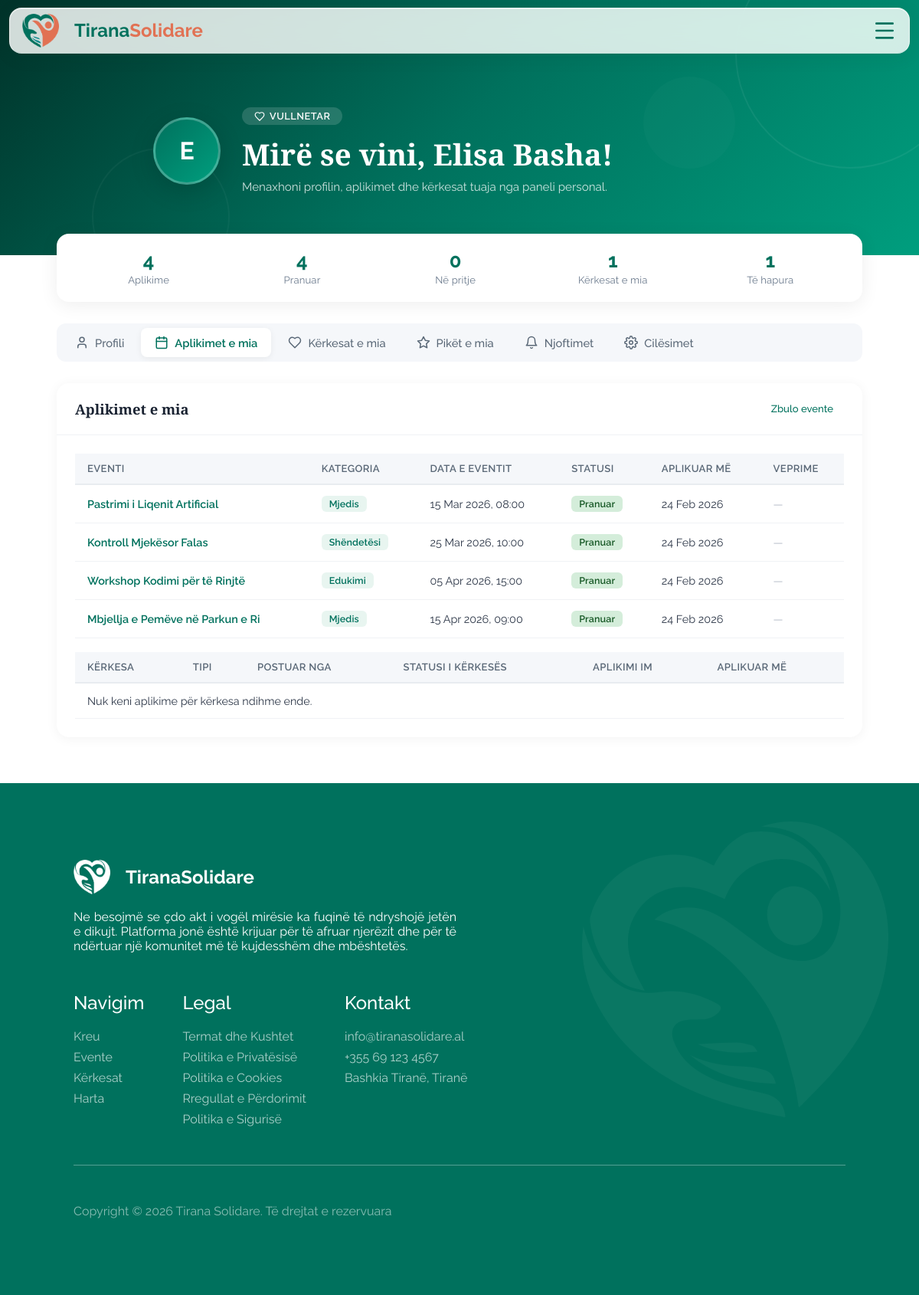
/views/volunteer_panel.php?tab=applications (signed in), run on the app's committed database.
### tables this page shows
CREATE TABLE `kerkesa_per_ndihme` (
  `id_kerkese_ndihme` int(11) NOT NULL,
  `id_perdoruesi` int(11) DEFAULT NULL,
  `tipi` enum('Kërkesë','Ofertë') DEFAULT NULL,
  `titulli` varchar(150) DEFAULT NULL,
  `pershkrimi` text DEFAULT NULL,
  `statusi` enum('Pending','Open','Closed') DEFAULT 'Pending' COMMENT 'Pending/Open/Closed',
  `imazhi` varchar(500) DEFAULT NULL,
  `vendndodhja` varchar(255) DEFAULT NULL,  `latitude` decimal(10,7) DEFAULT NULL,
  `longitude` decimal(10,7) DEFAULT NULL,  `krijuar_me` timestamp NOT NULL DEFAULT current_timestamp()
);

CREATE TABLE `aplikimi` (
  `id_aplikimi` int(11) NOT NULL,
  `id_perdoruesi` int(11) DEFAULT NULL,
  `id_eventi` int(11) DEFAULT NULL,
  `statusi` enum('Në pritje','Pranuar','Refuzuar') DEFAULT 'Në pritje',
  `aplikuar_me` timestamp NOT NULL DEFAULT current_timestamp()
);

CREATE TABLE `eventi` (
  `id_eventi` int(11) NOT NULL,
  `id_perdoruesi` int(11) DEFAULT NULL,
  `id_kategoria` int(11) DEFAULT NULL,
  `titulli` varchar(200) DEFAULT NULL,
  `pershkrimi` text DEFAULT NULL,
  `data` datetime DEFAULT NULL,
  `vendndodhja` varchar(255) DEFAULT NULL,
  `latitude` decimal(10,7) DEFAULT NULL,
  `longitude` decimal(10,7) DEFAULT NULL,
  `banner` varchar(500) DEFAULT NULL COMMENT 'URL to image storage',
  `krijuar_me` timestamp NOT NULL DEFAULT current_timestamp()
);

CREATE TABLE `kategoria` (
  `id_kategoria` int(11) NOT NULL,
  `emri` varchar(50) DEFAULT NULL
);

### views/volunteer_panel.php (the view, shortened to what the rows shown need)
<?php
require_once __DIR__ . '/../config/db.php';
require_once __DIR__ . '/../includes/functions.php';
$userId    = $_SESSION['user_id'];
$userEmri  = htmlspecialchars($_SESSION['emri'] ?? 'Përdorues');
$userRoli  = htmlspecialchars($_SESSION['roli'] ?? 'Vullnetar');
$tab = $_GET['tab'] ?? 'profile';
$stmtUser = $pdo->prepare("SELECT * FROM Perdoruesi WHERE id_perdoruesi = ?");
$stmtUser->execute([$userId]);
$user = $stmtUser->fetch(PDO::FETCH_ASSOC);
$colorResolved = ts_resolve_profile_color($user['profile_color'] ?? 'emerald');
$profileColorKey = $colorResolved['key'];
$profileColorTheme = $colorResolved['theme'];
$profileColorPalette = $colorResolved['palette'];
$stmtApps = $pdo->prepare(
    "SELECT a.*, e.titulli AS eventi_titulli, e.data AS eventi_data, e.vendndodhja AS eventi_vendndodhja,
            k.emri AS kategoria_emri
     FROM Aplikimi a
     JOIN Eventi e ON e.id_eventi = a.id_eventi
     LEFT JOIN Kategoria k ON k.id_kategoria = e.id_kategoria
     WHERE a.id_perdoruesi = ?
     ORDER BY a.aplikuar_me DESC"
);
$stmtApps->execute([$userId]);
$myApps = $stmtApps->fetchAll(PDO::FETCH_ASSOC);
$stmtHelpApps = $pdo->prepare(
    "SELECT ak.*, kn.titulli AS kerkesa_titulli, kn.tipi AS kerkesa_tipi,
            kn.statusi AS kerkesa_statusi, kn.krijuar_me AS kerkesa_krijuar_me,
            p.emri AS postuesi_emri
     FROM Aplikimi_Kerkese ak
     JOIN Kerkesa_per_Ndihme kn ON kn.id_kerkese_ndihme = ak.id_kerkese_ndihme
     JOIN Perdoruesi p ON p.id_perdoruesi = kn.id_perdoruesi
     WHERE ak.id_perdoruesi = ?
     ORDER BY ak.aplikuar_me DESC"
);
try {
  $stmtHelpApps->execute([$userId]);
  $myHelpApps = $stmtHelpApps->fetchAll(PDO::FETCH_ASSOC);
} catch (Throwable $e) {
  $myHelpApps = [];
}
$stmtReqs = $pdo->prepare(
    "SELECT * FROM Kerkesa_per_Ndihme WHERE id_perdoruesi = ? ORDER BY krijuar_me DESC"
);
$stmtReqs->execute([$userId]);
$myRequests = $stmtReqs->fetchAll(PDO::FETCH_ASSOC);
$acceptedApps  = count(array_filter($myApps, fn($a) => $a['statusi'] === 'Pranuar'));
$openRequests  = count(array_filter($myRequests, fn($r) => $r['statusi'] === 'Open'));
$profileBadgeInfo = ts_get_user_profile_badges($pdo, (int) $userId);
$earnedBadges = $profileBadgeInfo['badges'];
?>
<!DOCTYPE html>
<html lang="sq">
<head>
  <link rel="stylesheet" href="/TiranaSolidare/public/assets/styles/main.css">
  <link rel="stylesheet" href="/TiranaSolidare/public/assets/styles/pages.css">
  <link rel="stylesheet" href="/TiranaSolidare/public/assets/styles/auth.css">
  <link rel="stylesheet" href="/TiranaSolidare/public/assets/styles/volunteer-panel.css?v=20260321a">
  <link rel="stylesheet" href="https://unpkg.com/leaflet@1.9.4/dist/leaflet.css" />
  <link rel="stylesheet" href="/TiranaSolidare/assets/css/map.css">
</head>
<body>
<?php include __DIR__ . '/../public/components/header.php'; ?>
<main>
<section class="page-hero page-hero--green vp-hero" style="--vp-color-from: <?= htmlspecialchars($profileColorTheme['from']) ?>; --vp-color-mid: <?= htmlspecialchars($profileColorTheme['mid']) ?>; --vp-color-to: <?= htmlspecialchars($profileColorTheme['to']) ?>;">
  <div class="vp-hero__inner">
    <div class="vp-hero__text">
      <h1>Mirë se vini, <?= $userEmri ?>!</h1>
    </div>
  </div>
</section>
<section class="vp-stats-section">
  <div class="vp-stats">
    <div class="vp-stat">
      <strong><?= $openRequests ?></strong>
      <span>Të hapura</span>
    </div>
  </div>
</section>
<section class="vp-content">
<?php if ($tab === 'profile'): ?>
<div class="vp-panel">
  <div class="vp-profile-grid">
    <div class="vp-card">
      <div class="vp-card__header">
        <h3>Informacioni i profilit</h3>
        <a href="<?= htmlspecialchars(ts_public_profile_url((int) $userId, (string) ($user['emri'] ?? $userEmri))) ?>" target="_blank" rel="noopener" class="btn_secondary">Shiko profilin tënd</a>
      </div>
      <div class="vp-card__body">
        <div class="vp-profile-avatar">
          <div class="vp-avatar-uploader">
            <button type="button" class="vp-avatar-edit-btn" id="vp-avatar-click-target" aria-label="Ndrysho foton e profilit" title="Kliko për të ndryshuar foton e profilit">
              <?php if (!empty($user['profile_picture'])): ?>
                <img id="vp-profile-avatar-display" src="<?= htmlspecialchars($user['profile_picture']) ?>" alt="<?= $userEmri ?>" class="vp-avatar vp-avatar--img">
              <?php else: ?>
                <div id="vp-profile-avatar-display" class="vp-avatar" style="background:linear-gradient(135deg, <?= htmlspecialchars($profileColorTheme['mid']) ?>, <?= htmlspecialchars($profileColorTheme['to']) ?>)"><?= $userInitial ?></div>
              <?php endif; ?>
              <span class="vp-avatar-edit-btn__hint" aria-hidden="true">
                <svg xmlns="http://www.w3.org/2000/svg" width="14" height="14" viewBox="0 0 24 24" fill="none" stroke="currentColor" stroke-width="2" stroke-linecap="round" stroke-linejoin="round"><path d="M12 20h9"/><path d="M16.5 3.5a2.1 2.1 0 0 1 3 3L7 19l-4 1 1-4 12.5-12.5Z"/></svg>
              </span>
            </button>
            <?php if (!empty($user['profile_picture'])): ?>
              <button type="button" class="vp-avatar-delete-btn__hint" id="vp-avatar-delete-btn" aria-label="Fshi foton e profilit" title="Fshi foton e profilit">
                <svg xmlns="http://www.w3.org/2000/svg" width="14" height="14" viewBox="0 0 24 24" fill="none" stroke="currentColor" stroke-width="2" stroke-linecap="round" stroke-linejoin="round"><path d="M3 6h18"/><path d="M8 6V4a1 1 0 0 1 1-1h6a1 1 0 0 1 1 1v2"/><path d="M19 6v14a2 2 0 0 1-2 2H7a2 2 0 0 1-2-2V6"/><path d="M10 11v6"/><path d="M14 11v6"/></svg>
              </button>
            <?php endif; ?>
            <input type="file" id="vp-avatar-upload-input" accept="image/*" style="display:none;">
          </div>
          <div class="vp-profile-info">
            <strong id="vp-profile-emri"><?= htmlspecialchars($user['emri'] ?? '—') ?></strong>
            <span id="vp-profile-email"><?= htmlspecialchars($user['email'] ?? '—') ?></span>
            <div class="vp-profile-badges">
              <span class="vp-badge vp-badge--role"><?= $userRoli ?></span>
              <span class="vp-badge vp-badge--status"><?= htmlspecialchars($user['statusi_llogarise'] ?? '—') ?></span>
            </div>
          </div>
        </div>
        <div class="vp-profile-meta-grid">
          <div class="vp-meta-item">
            <span>Regjistruar</span>
            <strong><?= date('d/m/Y', strtotime($user['krijuar_me'])) ?></strong>
          </div>
          <div class="vp-meta-item">
            <span>Total aplikime</span>
            <strong><?= $totalApps ?></strong>
          </div>
          <div class="vp-meta-item">
            <span>Kërkesa krijuar</span>
            <strong><?= $totalRequests ?></strong>
          </div>
          <div class="vp-meta-item">
            <span>Aplikime pranuar</span>
            <strong><?= $acceptedApps ?></strong>
          </div>
        </div>
        <div id="vp-avatar-status" class="vp-status" style="display:none"></div>
      </div>
    </div>
    <div class="vp-card" style="grid-column: 1 / -1">
      <div class="vp-card__header">
        <h3>Profili publik</h3>
      </div>
      <div class="vp-card__body">
        <form id="vp-profile-form" class="vp-form">
          <input type="hidden" id="vp-current-picture" value="<?= htmlspecialchars($user['profile_picture'] ?? '') ?>">
          <div class="vp-field">
            <label for="vp-bio">Bio</label>
            <textarea id="vp-bio" name="bio" rows="3" maxlength="500" placeholder="Shkruaj diçka për veten..." class="vp-input"><?= htmlspecialchars($user['bio'] ?? '') ?></textarea>
          </div>
          <div class="vp-field">
            <label>Ngjyra e profilit</label>
            <div class="vp-color-dropdown">
              <button type="button" class="vp-color-dropdown__trigger" id="vp-color-trigger" aria-haspopup="listbox" aria-expanded="false">
                <span class="vp-color-dropdown__swatch" id="vp-color-swatch" style="background-color: <?= htmlspecialchars($profileColorTheme['mid']) ?>"></span>
                <span class="vp-color-dropdown__label"><?= htmlspecialchars($profileColorPalette[$profileColorKey]['label'] ?? 'Emerald') ?></span>
                <svg xmlns="http://www.w3.org/2000/svg" width="16" height="16" viewBox="0 0 24 24" fill="none" stroke="currentColor" stroke-width="2" stroke-linecap="round" stroke-linejoin="round"><polyline points="6 9 12 15 18 9"></polyline></svg>
              </button>
              <div class="vp-color-dropdown__menu" id="vp-color-menu" hidden>
                <div class="vp-color-dropdown__grid">
                  <?php foreach ($profileColorPalette as $colorKey => $theme): ?>
                    <button type="button" class="vp-color-dropdown__option <?= $profileColorKey === $colorKey ? 'active' : '' ?>" data-color="<?= htmlspecialchars($colorKey) ?>" aria-label="<?= htmlspecialchars($theme['label']) ?>" title="<?= htmlspecialchars($theme['label']) ?>">
                      <span class="vp-color-dropdown__color" style="background: linear-gradient(135deg, <?= htmlspecialchars($theme['from']) ?>, <?= htmlspecialchars($theme['to']) ?>)"></span>
                      <span class="vp-color-dropdown__name"><?= htmlspecialchars($theme['label']) ?></span>
                    </button>
                  <?php endforeach; ?>
                </div>
              </div>
            </div>
            <input type="hidden" id="vp-profile-color" name="profile_color" value="<?= htmlspecialchars($profileColorKey) ?>">
          </div>
          <button type="submit" class="btn_primary">Ruaj profilin publik</button>
        </form>
        <div id="vp-profile-form-status" class="vp-status" style="display:none"></div>
      </div>
    </div>
    <div class="vp-card" style="grid-column: 1 / -1">
      <div class="vp-card__header">
        <h3>Badge të fituara</h3>
      </div>
      <div class="vp-card__body">
        <?php if (empty($earnedBadges)): ?>
          <p class="vp-muted" style="margin:0;">Nuk ke badge ende. Kontribuo në evente dhe kërkesa për t'i fituar.</p>
        <?php else: ?>
          <div class="vp-earned-badges-grid">
            <?php foreach ($earnedBadges as $badge): ?>
              <?php $iconSvg = $badgeIcons[$badge['icon'] ?? ''] ?? $badgeIcons['sparkles']; ?>
              <div class="vp-earned-badge" title="<?= htmlspecialchars($badge['description']) ?>">
                <span class="vp-earned-badge__icon" aria-hidden="true"><?= $iconSvg ?></span>
                <div class="vp-earned-badge__text">
                  <strong><?= htmlspecialchars($badge['name']) ?></strong>
                  <span><?= htmlspecialchars($badge['description']) ?></span>
                </div>
              </div>
            <?php endforeach; ?>
          </div>
        <?php endif; ?>
      </div>
    </div>
  </div>
</div>
<?php elseif ($tab === 'applications'): ?>
<div class="vp-panel">
  <div class="vp-card">
    <div class="vp-card__body">
      <?php if (empty($myApps) && empty($myHelpApps)): ?>
        <div class="vp-empty">
          <svg xmlns="http://www.w3.org/2000/svg" width="48" height="48" viewBox="0 0 24 24" fill="none" stroke="currentColor" stroke-width="1" stroke-linecap="round" stroke-linejoin="round"><rect width="18" height="18" x="3" y="4" rx="2"/><line x1="16" x2="16" y1="2" y2="6"/><line x1="8" x2="8" y1="2" y2="6"/><line x1="3" x2="21" y1="10" y2="10"/></svg>
          <p>Nuk keni aplikime ende. <a href="/TiranaSolidare/views/events.php">Zbuloni eventet</a> ose <a href="/TiranaSolidare/views/help_requests.php">kërkesat për ndihmë</a> dhe aplikoni!</p>
        </div>
      <?php else: ?>
        <div class="vp-table-wrap">
          <table class="vp-table">
            <thead>
              <tr>
                <th>Eventi</th>
                <th>Kategoria</th>
                <th>Data e eventit</th>
                <th>Statusi</th>
                <th>Aplikuar më</th>
                <th>Veprime</th>
              </tr>
            </thead>
            <tbody>
              <?php foreach ($myApps as $app): ?>
              <tr>
                <td>
                  <a href="/TiranaSolidare/views/events.php?id=<?= $app['id_eventi'] ?>" class="vp-link">
                    <?= htmlspecialchars($app['eventi_titulli']) ?>
                  </a>
                </td>
                <td>
                  <?php if (!empty($app['kategoria_emri'])): ?>
                    <span class="vp-badge vp-badge--category"><?= htmlspecialchars($app['kategoria_emri']) ?></span>
                  <?php else: ?>
                    <span class="vp-muted">—</span>
                  <?php endif; ?>
                </td>
                <td><?= date('d M Y, H:i', strtotime($app['eventi_data'])) ?></td>
                <td>
                  <span class="vp-badge vp-badge--<?= $app['statusi'] === 'Pranuar' ? 'success' : ($app['statusi'] === 'Refuzuar' ? 'danger' : 'pending') ?>">
                     <?= htmlspecialchars($app['statusi'] ?? '—') ?>
                  </span>
                </td>
                <td><?= date('d M Y', strtotime($app['aplikuar_me'])) ?></td>
                <td>
                  <?php if ($app['statusi'] === 'Në pritje'): ?>
                    <button class="btn_secondary vp-btn-sm vp-btn-danger" onclick="withdrawApp(<?= $app['id_aplikimi'] ?>)">Tërhiq</button>
                  <?php else: ?>
                    <span class="vp-muted">—</span>
                  <?php endif; ?>
                </td>
              </tr>
              <?php endforeach; ?>
            </tbody>
          </table>
        </div>
        <div class="vp-table-wrap" style="margin-top:18px;">
          <table class="vp-table">
            <thead>
              <tr>
                <th>Kërkesa</th>
                <th>Tipi</th>
                <th>Postuar nga</th>
                <th>Statusi i kërkesës</th>
                <th>Aplikimi im</th>
                <th>Aplikuar më</th>
              </tr>
            </thead>
          </table>
        </div>
      <?php endif; ?>
    </div>
  </div>
</div>
<?php endif; ?>
</section>
</main>
</body>
</html>

### data on the page
kerkesa_per_ndihme: statusi "1"
aplikimi: id_eventi.titulli "Pastrimi i Liqenit Artificial", kategoria.emri "Mjedis", id_eventi.data "15 Mar 2026, 08:00", statusi "Pranuar", aplikuar_me "24 Feb 2026"
aplikimi: id_eventi.titulli "Kontroll Mjekësor Falas", kategoria.emri "Shëndetësi", id_eventi.data "25 Mar 2026, 10:00", statusi "Pranuar", aplikuar_me "24 Feb 2026"
aplikimi: id_eventi.titulli "Workshop Kodimi për të Rinjtë", kategoria.emri "Edukimi", id_eventi.data "05 Apr 2026, 15:00", statusi "Pranuar", aplikuar_me "24 Feb 2026"
aplikimi: id_eventi.titulli "Mbjellja e Pemëve në Parkun e Ri", kategoria.emri "Mjedis", id_eventi.data "15 Apr 2026, 09:00", statusi "Pranuar", aplikuar_me "24 Feb 2026"

### other printed values
$userInitial "E"
$userRoli "VULLNETAR"
$userEmri "Elisa Basha"
$totalApps "4"
$acceptedApps "4"
$pendingApps "0"
$totalRequests "1"
